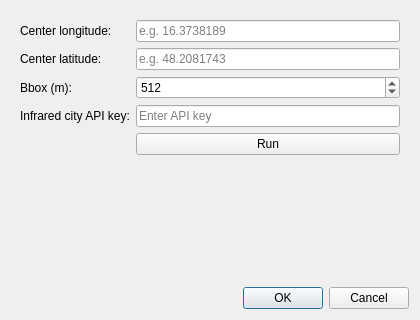
<?xml version="1.0" encoding="UTF-8"?>
<ui version="4.0">
 <class>InfraredCityDialogBase</class>
 <widget class="QDialog" name="InfraredCityDialogBase">
  <property name="geometry">
   <rect>
    <x>0</x>
    <y>0</y>
    <width>420</width>
    <height>320</height>
   </rect>
  </property>
  <property name="windowTitle">
   <string>Infrared City</string>
  </property>

  <layout class="QVBoxLayout" name="verticalLayout">
   <!-- Form area: label + input rows -->
   <item>
    <widget class="QWidget" name="formWidget">
     <layout class="QFormLayout" name="formLayout">
      <item row="0" column="0">
       <widget class="QLabel" name="label_center_lon">
        <property name="text">
         <string>Center longitude:</string>
        </property>
       </widget>
      </item>
      <item row="0" column="1">
       <widget class="QLineEdit" name="longitude_input">
        <property name="placeholderText">
         <string>e.g. 16.3738189</string>
        </property>
       </widget>
      </item>

      <item row="1" column="0">
       <widget class="QLabel" name="label_center_lat">
        <property name="text">
         <string>Center latitude:</string>
        </property>
       </widget>
      </item>
      <item row="1" column="1">
       <widget class="QLineEdit" name="latitude_input">
        <property name="placeholderText">
         <string>e.g. 48.2081743</string>
        </property>
       </widget>
      </item>

      <item row="2" column="0">
       <widget class="QLabel" name="label_bbox">
        <property name="text">
         <string>Bbox (m):</string>
        </property>
       </widget>
      </item>
      <item row="2" column="1">
       <widget class="QSpinBox" name="bbox_input">
        <property name="minimum">
         <number>16</number>
        </property>
        <property name="maximum">
         <number>2000</number>
        </property>
        <property name="singleStep">
         <number>16</number>
        </property>
        <property name="value">
         <number>512</number>
        </property>
       </widget>
      </item>

      <item row="3" column="0">
       <widget class="QLabel" name="label_api">
        <property name="text">
         <string>Infrared city API key:</string>
        </property>
       </widget>
      </item>
      <item row="3" column="1">
       <widget class="QLineEdit" name="apikey_input">
        <property name="placeholderText">
         <string>Enter API key</string>
        </property>
        <property name="echoMode">
         <enum>QLineEdit::Normal</enum>
        </property>
       </widget>
      </item>

      <item row="4" column="0">
       <widget class="QLabel" name="label_note">
        <property name="text">
         <string></string>
        </property>
       </widget>
      </item>
      <item row="4" column="1">
       <widget class="QPushButton" name="runButton">
        <property name="text">
         <string>Run</string>
        </property>
       </widget>
      </item>

     </layout>
    </widget>
   </item>

   <!-- Dialog button box (OK / Cancel) -->
   <item>
    <widget class="QDialogButtonBox" name="button_box">
     <property name="orientation">
      <enum>Qt::Horizontal</enum>
     </property>
     <property name="standardButtons">
      <set>QDialogButtonBox::Cancel|QDialogButtonBox::Ok</set>
     </property>
    </widget>
   </item>
  </layout>

 </widget>
 <resources/>
 <connections/>
</ui>
